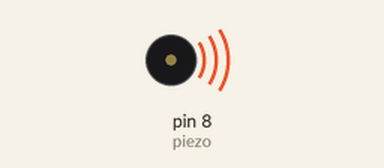
This sketch was run on a simulated Arduino Uno, built with avr-gcc and run on an emulated ATmega328P. On the bench: buzzer (waves = sounding).

Above: at 0.1 s.
At 8.1 s:
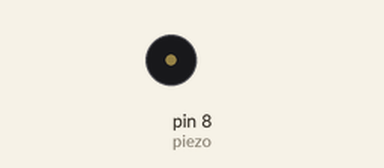
Timing chart, 0 to 9.6 s (numbered marks = the images above):
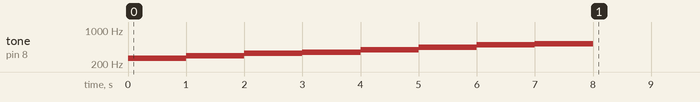

The sketch:

project_piezopiano.ino
```cpp
int piezo = 8;

void setup(){
  pinMode(piezo, OUTPUT);

  tone(piezo, 261); // 5옥타브 도
  delay(1000);
  tone(piezo, 293); // 레
  delay(1000);
  tone(piezo, 329); // 미
  delay(1000);
  tone(piezo, 349); // 파
  delay(1000);
  tone(piezo, 391); // 솔
  delay(1000);
  tone(piezo, 440); // 라
  delay(1000);
  tone(piezo, 493); // 시
  delay(1000);
  tone(piezo, 523); // 6옥타브 도
  delay(1000);
  noTone(piezo);
}

void loop() {

}
```
